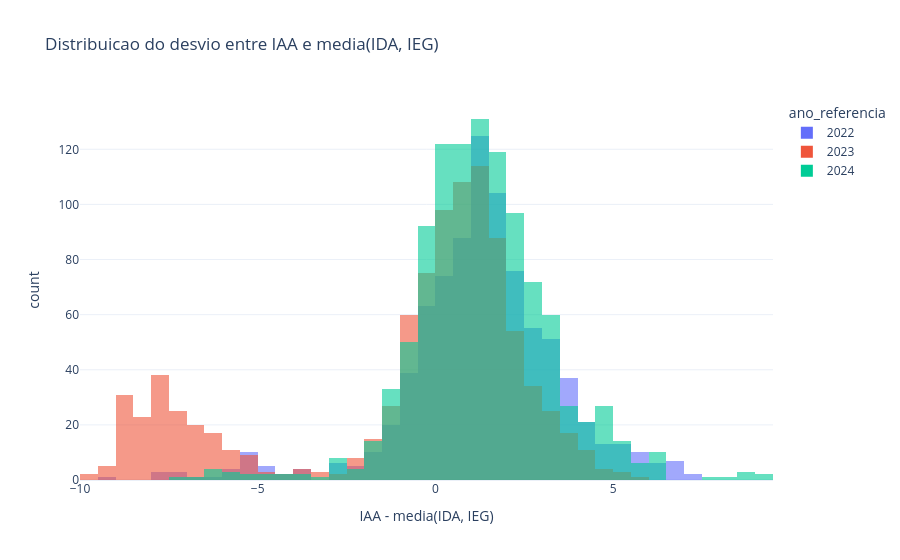

The notebook cell this image was saved under:
### Markdown cell above
## 9) Q4 - IAA (Autoavaliacao): coerencia com IDA e IEG

### Code cell
coherence = df.dropna(subset=["iaa", "ida", "ieg"]).copy()
coherence["media_objetiva"] = coherence[["ida", "ieg"]].mean(axis=1)
coherence["desvio_autoavaliacao"] = coherence["iaa"] - coherence["media_objetiva"]

coherence_summary = (
    coherence.groupby("ano_referencia", as_index=False)
    .agg(media_desvio=("desvio_autoavaliacao", "mean"), mediana_desvio=("desvio_autoavaliacao", "median"), alunos=("ra", "nunique"))
    .sort_values("ano_referencia")
)
display(coherence_summary.round(3))

fig_coherence = px.histogram(
    coherence,
    x="desvio_autoavaliacao",
    color="ano_referencia",
    barmode="overlay",
    nbins=40,
    opacity=0.60,
    title="Distribuicao do desvio entre IAA e media(IDA, IEG)",
    labels={"desvio_autoavaliacao": "IAA - media(IDA, IEG)"},
)
fig_coherence.show()

### Figure 1 — Plotly figure (JSON) as saved in the notebook; plotly's stock layout.template omitted (floating-point values rounded to 4 significant figures; data arrays with more than 128 entries replaced by an {"elided": "..."} marker saying what was removed)
{"data": [{"bingroup": "x", "hovertemplate": "ano_referencia=2022<br>IAA - media(IDA, IEG)=%{x}<br>count=%{y}<extra></extra>", "legendgroup": "2022", "marker": {"color": "#636efa", "opacity": 0.6, "pattern": {"shape": ""}}, "name": "2022", "nbinsx": 40, "orientation": "v", "showlegend": true, "type": "histogram", "x": {"elided": "859 float values"}, "xaxis": "x", "yaxis": "y"}, {"bingroup": "x", "hovertemplate": "ano_referencia=2023<br>IAA - media(IDA, IEG)=%{x}<br>count=%{y}<extra></extra>", "legendgroup": "2023", "marker": {"color": "#EF553B", "opacity": 0.6, "pattern": {"shape": ""}}, "name": "2023", "nbinsx": 40, "orientation": "v", "showlegend": true, "type": "histogram", "x": {"elided": "937 float values"}, "xaxis": "x", "yaxis": "y"}, {"bingroup": "x", "hovertemplate": "ano_referencia=2024<br>IAA - media(IDA, IEG)=%{x}<br>count=%{y}<extra></extra>", "legendgroup": "2024", "marker": {"color": "#00cc96", "opacity": 0.6, "pattern": {"shape": ""}}, "name": "2024", "nbinsx": 40, "orientation": "v", "showlegend": true, "type": "histogram", "x": {"elided": "1054 float values"}, "xaxis": "x", "yaxis": "y"}], "layout": {"barmode": "overlay", "legend": {"title": {"text": "ano_referencia"}, "tracegroupgap": 0}, "title": {"text": "Distribuicao do desvio entre IAA e media(IDA, IEG)"}, "xaxis": {"anchor": "y", "domain": [0, 1], "title": {"text": "IAA - media(IDA, IEG)"}}, "yaxis": {"anchor": "x", "domain": [0, 1], "title": {"text": "count"}}}}
